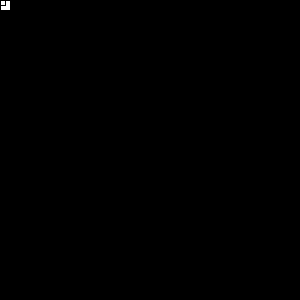
Frame 1 (no input)
Frame 60 (the mouse pressed at the canvas centre just before this capture): identical to frame 1, image omitted
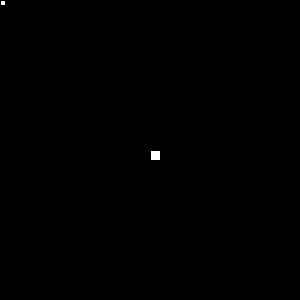
Frame 120 (the mouse held since frame 60 and released just before this capture)

The Processing sketch that drew these frames (run headless with seeded random() and noise(); from frame 60 on, the mouse is pressed at the canvas centre):

// Processing sketch: tarefa_25_estatistica_aplicada_a_multimidia_II_2
// ── tarefa_25_estatistica_aplicada_a_multimidia_II_2.pde
int cont;
int posY[] = new int[5];
int posX[] = new int[5];

    
void setup() {
  size(300, 300);
}

void draw() {
  background(0);
  posY[cont % 5] = mouseY;
  posX[cont % 5] = mouseX;
  rect(mediaX(), mediaY(), 10, 10);
  cont++;
  rect(desvioPadraoX(), desvioPadraoY(), 5, 5);
}

float mediaY() {
  int soma = 0;
  for (int i=0; i<5; i++)
    soma = soma + posX[i];
  return int(soma / 5.0);
}

float mediaX() {
  int soma = 0;
  for (int i=0; i<5; i++)
    soma = soma + posY[i];
  return int(soma / 5.0);
}

float varianciaY() {
  float valorMedia = mediaY();
  int tam = posY.length;
  float soma = 0.0;
  for (int cont=0; cont<tam; cont++) {
    float aux = posY[cont] - valorMedia;
    soma += sq(aux);
  }
  return (soma/(tam));
  
}
float varianciaX() {
  float valorMedia = mediaX();
  int tam = posX.length;
  float soma = 0.0;
  for (int cont=0; cont<tam; cont++) {
    float aux = posX[cont] - valorMedia;
    soma += sq(aux);
  }
  return (soma/(tam));
}

float desvioPadraoY() {
  return sqrt(varianciaY());
}

float desvioPadraoX() {
  return sqrt(varianciaX());
}
